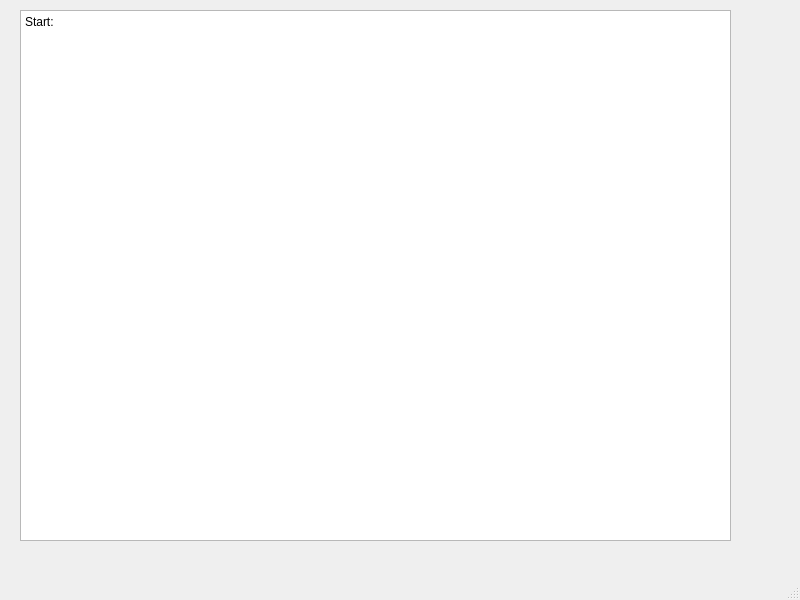
<?xml version="1.0" encoding="UTF-8"?>
<ui version="4.0">
 <class>MainWindow</class>
 <widget class="QMainWindow" name="MainWindow">
  <property name="geometry">
   <rect>
    <x>0</x>
    <y>0</y>
    <width>800</width>
    <height>600</height>
   </rect>
  </property>
  <property name="windowTitle">
   <string>MainWindow</string>
  </property>
  <widget class="QWidget" name="centralwidget">
   <widget class="QPlainTextEdit" name="plainTextEdit">
    <property name="geometry">
     <rect>
      <x>20</x>
      <y>10</y>
      <width>711</width>
      <height>531</height>
     </rect>
    </property>
    <property name="plainText">
     <string>Start: </string>
    </property>
   </widget>
  </widget>
  <widget class="QMenuBar" name="menubar">
   <property name="geometry">
    <rect>
     <x>0</x>
     <y>0</y>
     <width>800</width>
     <height>22</height>
    </rect>
   </property>
  </widget>
  <widget class="QStatusBar" name="statusbar"/>
 </widget>
 <resources/>
 <connections/>
</ui>
